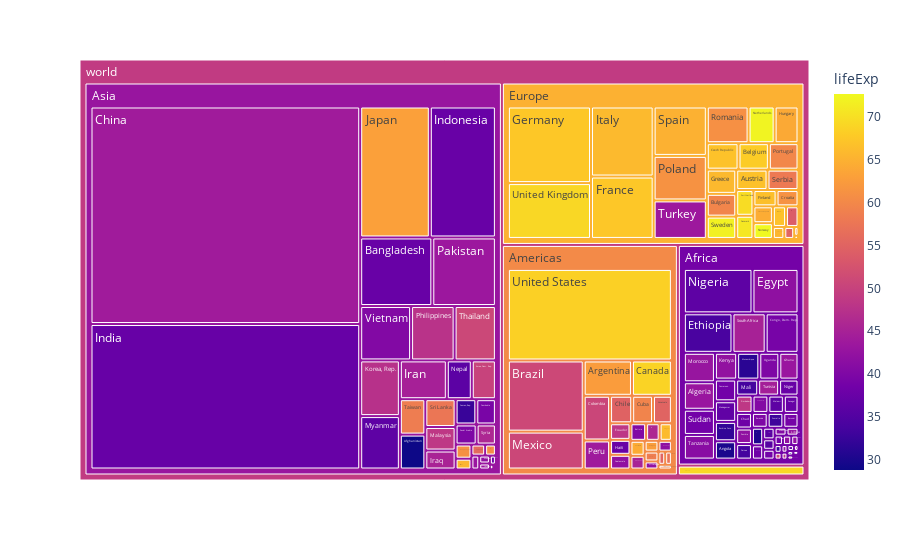

Notebook code for this chart:
### Markdown cell above
### Gráfico Treeemap

### Code cell
# Gráfico TreeMap

gap2007 = px.data.gapminder().query("year == 1952")

fig = px.treemap(gap2007, path=[px.Constant('world'), 'continent', 'country'], values='pop', color='lifeExp')
fig.show()

### Figure 1 — Plotly figure (JSON) as saved in the notebook; plotly's stock layout.template omitted (floating-point values rounded to 4 significant figures; data arrays with more than 128 entries replaced by an {"elided": "..."} marker saying what was removed)
{"data": [{"branchvalues": "total", "customdata": {"elided": "148x1 float values"}, "domain": {"x": [0, 1], "y": [0, 1]}, "hovertemplate": "labels=%{label}<br>pop=%{value}<br>parent=%{parent}<br>id=%{id}<br>lifeExp=%{color}<extra></extra>", "ids": {"elided": "148 str values"}, "labels": {"elided": "148 str values"}, "marker": {"coloraxis": "coloraxis", "colors": {"elided": "148 float values"}}, "name": "", "parents": {"elided": "148 str values"}, "type": "treemap", "values": {"elided": "148 int values"}}], "layout": {"coloraxis": {"colorbar": {"title": {"text": "lifeExp"}}, "colorscale": [[0, "#0d0887"], [0.1111, "#46039f"], [0.2222, "#7201a8"], [0.3333, "#9c179e"], [0.4444, "#bd3786"], [0.5556, "#d8576b"], [0.6667, "#ed7953"], [0.7778, "#fb9f3a"], [0.8889, "#fdca26"], [1, "#f0f921"]]}, "legend": {"tracegroupgap": 0}, "margin": {"t": 60}}}
